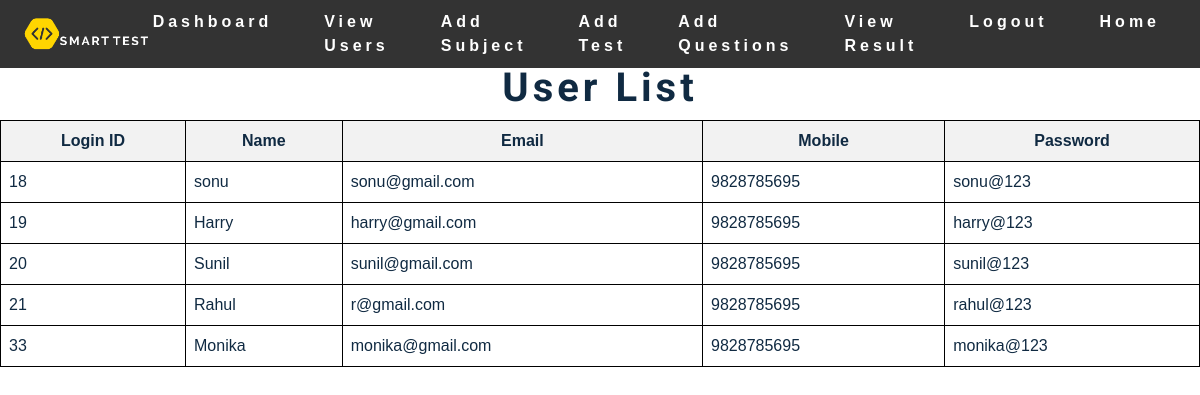
The page /Admin/viewusers.php on the database its author committed.
### tables this page shows
CREATE TABLE `users` (
  `loginid` int(11) NOT NULL,
  `name` varchar(100) NOT NULL,
  `email` varchar(100) NOT NULL,
  `mobile` bigint(20) NOT NULL,
  `password` varchar(100) NOT NULL,
  `signup_date` date DEFAULT NULL
);

### Admin/viewusers.php (the view, shortened to what this page needs)
<?php
include("header.php");
include("connect.php");
$sql = "SELECT * FROM users";
$result = $conn->query($sql);
?>
<!DOCTYPE html>
<html lang="en">
<head>
</head>
<body>
    <center><h2>User List</h2></center>
    <table>
        <tr>
            <th>Login ID</th>
            <th>Name</th>
            <th>Email</th>
            <th>Mobile</th>
            <th>Password</th>
        </tr>
        <?php
        if ($result->num_rows > 0) {
            while ($row = $result->fetch_assoc()) {
                echo "<tr>";
                echo "<td>" . $row["loginid"] . "</td>";
                echo "<td>" . $row["name"] . "</td>";
                echo "<td>" . $row["email"] . "</td>";
                echo "<td>" . $row["mobile"] . "</td>";
                echo "<td>" . $row["password"] . "</td>";
                echo "</tr>";
            }
        } else {
            echo "<tr><td colspan='5'>No users found</td></tr>";
        }
        ?>
    </table>
</body>
</html>

### css/styles.css (style rules this page uses)
:root { --clr-primary-1: hsl(43, 86%, 17%); --clr-primary-2: hsl(43, 77%, 27%); --clr-primary-3: hsl(43, 72%, 37%); --clr-primary-4: hsl(42, 63%, 48%); --clr-primary-5: hsl(42, 78%, 60%); --clr-primary-6: hsl(43, 89%, 70%); --clr-primary-7: hsl(43, 90%, 76%); --clr-primary-8: hsl(45, 86%, 81%); --clr-primary-9: hsl(45, 90%, 88%); --clr-primary-10: hsl(45, 100%, 96%); --clr-grey-1: hsl(209, 61%, 16%); --clr-grey-2: hsl(211, 39%, 23%); --clr-grey-3: hsl(209, 34%, 30%); --clr-grey-4: hsl(209, 28%, 39%); --clr-grey-5: hsl(210, 22%, 49%); --clr-grey-6: hsl(209, 23%, 60%); --clr-grey-7: hsl(211, 27%, 70%); --clr-grey-8: hsl(210, 31%, 80%); --clr-grey-9: hsl(212, 33%, 89%); --clr-grey-10: hsl(210, 36%, 96%); --clr-white: #fff; --ff-primary: 'Roboto', sans-serif; --ff-secondary: 'Open Sans', sans-serif; --transition: all 0.3s linear; --spacing: 0.25rem; --radius: 0.5rem; --light-shadow: 0 5px 15px rgba(0, 0, 0, 0.1); --dark-shadow: 0 5px 15px rgba(0, 0, 0, 0.2); --max-width: 1170px; }
body { font-family: var(--ff-secondary); background: var(--clr-white); color: var(--clr-grey-1); line-height: 1.5; font-size: 0.875rem; }
h1, h2, h3, h4 { letter-spacing: var(--spacing); text-transform: capitalize; line-height: 1.25; margin-bottom: 0.75rem; font-family: var(--ff-primary); }
h2 { font-size: 2rem; }
@media screen and (min-width: 800px) { h2 { font-size: 2.5rem; } }
@media screen and (min-width: 800px) { body { font-size: 1rem; } }
@media screen and (min-width: 800px) { h1, h2, h3, h4 { line-height: 1; } }

### Admin/header.php (style rules this page uses)
body { margin: 0; padding: 0; font-family: Arial, sans-serif; }

### Admin/viewusers.php (style rules this page uses)
table { width: 100%; border-collapse: collapse; }
table, th, td { border: 1px solid black; padding: 8px; }
th { background-color: #f2f2f2; }

### rows shown on the page
users: loginid "18", name "sonu", email "sonu@gmail.com", mobile "9828785695", password "sonu@123"
users: loginid "19", name "Harry", email "harry@gmail.com", mobile "9828785695", password "harry@123"
users: loginid "20", name "Sunil", email "sunil@gmail.com", mobile "9828785695", password "sunil@123"
users: loginid "21", name "Rahul", email "r@gmail.com", mobile "9828785695", password "rahul@123"
users: loginid "33", name "Monika", email "monika@gmail.com", mobile "9828785695", password "monika@123"
